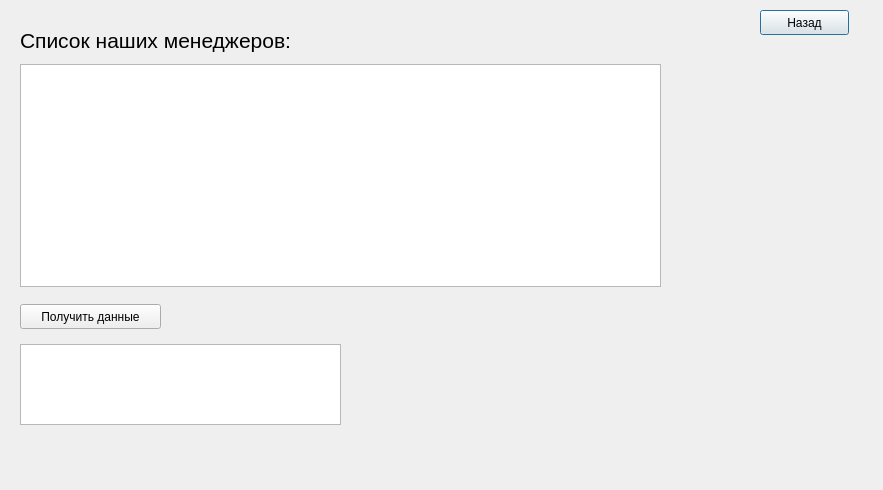
<?xml version="1.0" encoding="UTF-8"?>
<ui version="4.0">
 <class>guestManagers</class>
 <widget class="QDialog" name="guestManagers">
  <property name="geometry">
   <rect>
    <x>0</x>
    <y>0</y>
    <width>883</width>
    <height>490</height>
   </rect>
  </property>
  <property name="windowTitle">
   <string>Наши менеджеры</string>
  </property>
  <widget class="QPushButton" name="btnBack">
   <property name="geometry">
    <rect>
     <x>760</x>
     <y>10</y>
     <width>89</width>
     <height>25</height>
    </rect>
   </property>
   <property name="text">
    <string>Назад</string>
   </property>
  </widget>
  <widget class="QTableWidget" name="twOrg">
   <property name="geometry">
    <rect>
     <x>20</x>
     <y>64</y>
     <width>641</width>
     <height>223</height>
    </rect>
   </property>
  </widget>
  <widget class="QTextEdit" name="teResult">
   <property name="geometry">
    <rect>
     <x>20</x>
     <y>344</y>
     <width>321</width>
     <height>81</height>
    </rect>
   </property>
   <property name="readOnly">
    <bool>true</bool>
   </property>
  </widget>
  <widget class="QPushButton" name="btnSelectAll">
   <property name="geometry">
    <rect>
     <x>20</x>
     <y>304</y>
     <width>141</width>
     <height>25</height>
    </rect>
   </property>
   <property name="text">
    <string>Получить данные</string>
   </property>
  </widget>
  <widget class="QLabel" name="label">
   <property name="geometry">
    <rect>
     <x>20</x>
     <y>20</y>
     <width>311</width>
     <height>41</height>
    </rect>
   </property>
   <property name="font">
    <font>
     <pointsize>16</pointsize>
    </font>
   </property>
   <property name="text">
    <string>Список наших менеджеров:</string>
   </property>
  </widget>
 </widget>
 <resources/>
 <connections/>
</ui>
